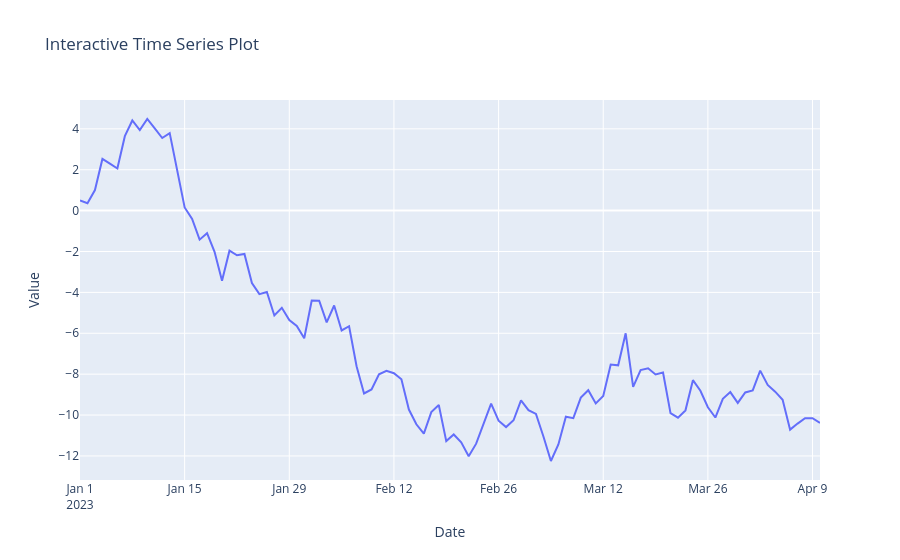

Here is the notebook cell this chart was saved with:
### Markdown cell above
Interactive Visualizations with Plotly

Plotly is a powerful library for creating interactive and publication-quality visualizations in Python. It allows for the creation of a wide range of chart types with built-in interactivity.

### Code cell
import plotly.graph_objects as go
import pandas as pd
import numpy as np

# Generate sample data
np.random.seed(42)
dates = pd.date_range('2023-01-01', periods=100)
values = np.cumsum(np.random.randn(100))

# Create an interactive line plot
fig = go.Figure()
fig.add_trace(go.Scatter(x=dates, y=values, mode='lines', name='Time Series'))
fig.update_layout(title='Interactive Time Series Plot',
                  xaxis_title='Date',
                  yaxis_title='Value')

fig.show()
